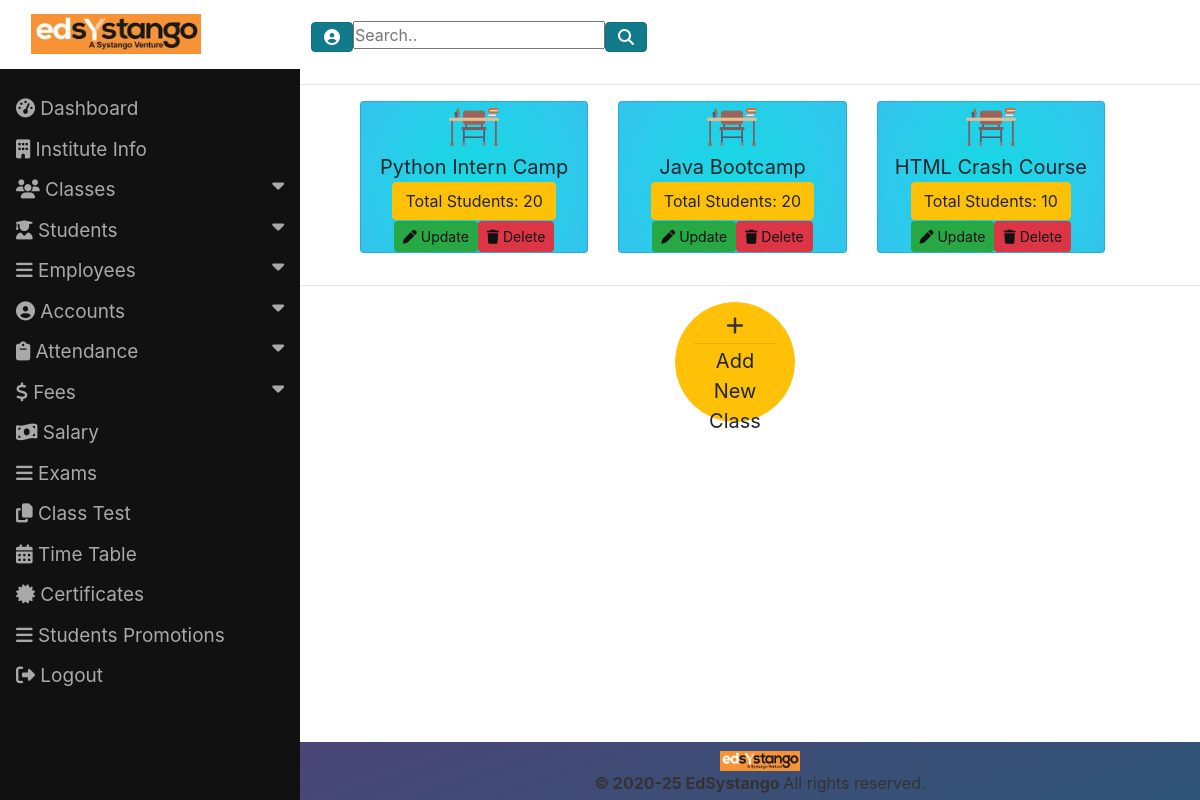
The page /allclasses/ (signed in) on the database as committed earlier.
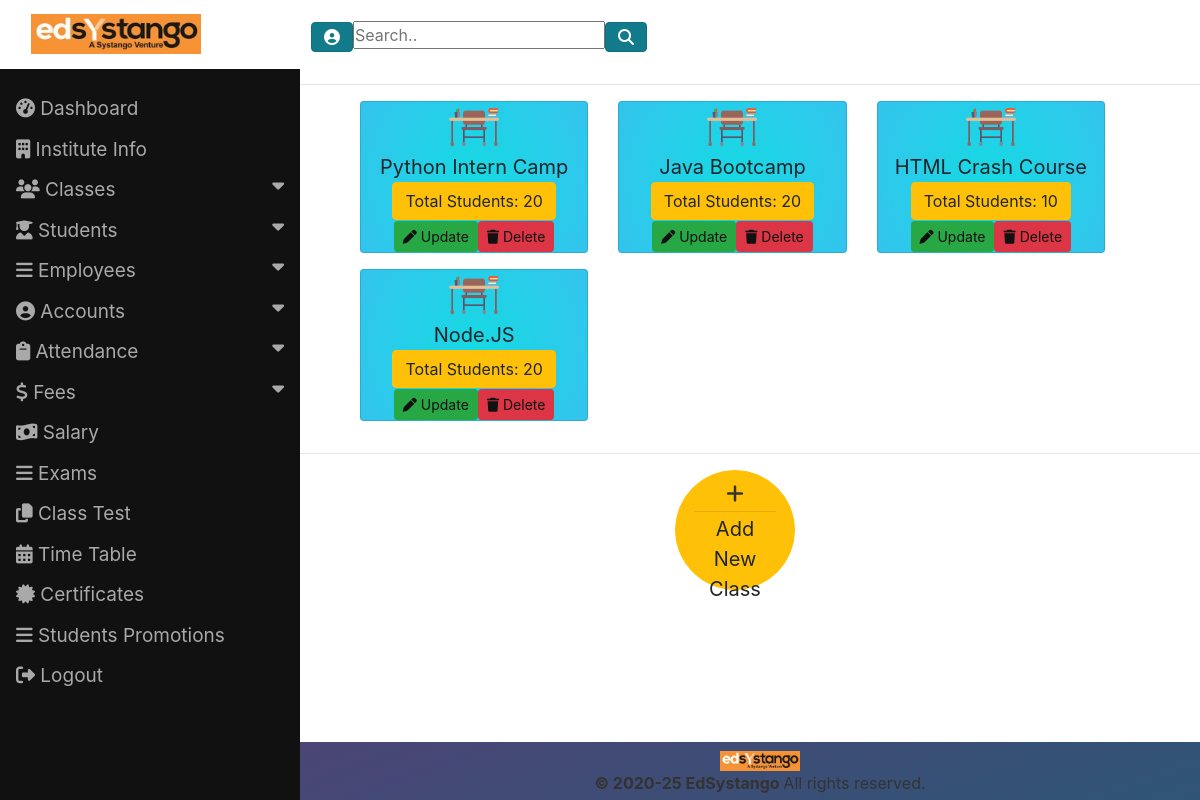
The same page on the database as committed later.
### EDApp/models.py (models this page shows, shortened)
class Classes(models.Model):
    name_of_class=models.CharField(max_length=100)
    monthly_fees=models.DecimalField(max_digits=10,decimal_places=2)
    subjects=models.CharField(max_length=50, choices=SUBJECT_CHOICES)
    marks=models.CharField(max_length=100)
    total_students = models.CharField(max_length=50, default='')
    reg_no = models.ForeignKey(Students, on_delete=models.CASCADE, null=True, default="")

### EDApp/views.py (the view)
# urls.py: path('allclasses/', views.AllClasses.as_view(),name='homeclass'),
class AllClasses(ListView):
    model = Classes

### templates/EDApp/classes_list.html (shortened to what this page needs)
{% extends 'EDApp/commonpage.html' %}
{% block parentblock %}
{% load static %}
<head>
  <link rel="stylesheet" href="/static/css/main.css">
</head>
<body>
<hr>
<div class="container">
<div class="row">
{% if classes_list %}
{% for class in classes_list %}
<div class="col-md-6 col-xl-4">
    <div class="card mb-3 text3 bg-arielle-smile">
        <div class="widget-content-wrapper text-black">
            <div class="widget-content-center" style="text-align:center">
                <img src="{% static 'images/table.png' %}" style="width:50px;height:50px;">
                <div>{{class.name_of_class}}</div>
                <div><button class="btn btn-warning">Total Students: {{class.total_students}}</div>
                <button class="btn btn-success btn-sm"><a href="/updateclass/{{class.id}}" style="color:#111111"><i class="fas fa-pen"></i> Update</a> <button class="btn btn-danger btn-sm"><a href="/delete/{{class.id}}" style="color:#111111"><i class="fas fa-trash"></i> Delete</a>
            </div>
        </div>
    </div>
</div>
{% endfor %}
{% else %}
No Data Found
{% endif %}
</div>
</div>
<hr>
<div class="container">
<div class="row1">
<a href="/newclass" style="background:none; text-align:center"><button class="btn btn-warning btn-lg" style="border-radius:50%;width:120px;height:120px;"><i class="fas fa-plus"  style="color:#333;"></i>
  <hr style="margin:2px;">Add New Class</button>
</div>
</div>
</body>
{% endblock %}

Rows that differ between the two databases and show on the page:
added Classes: name_of_class "Node.JS", total_students "20"
